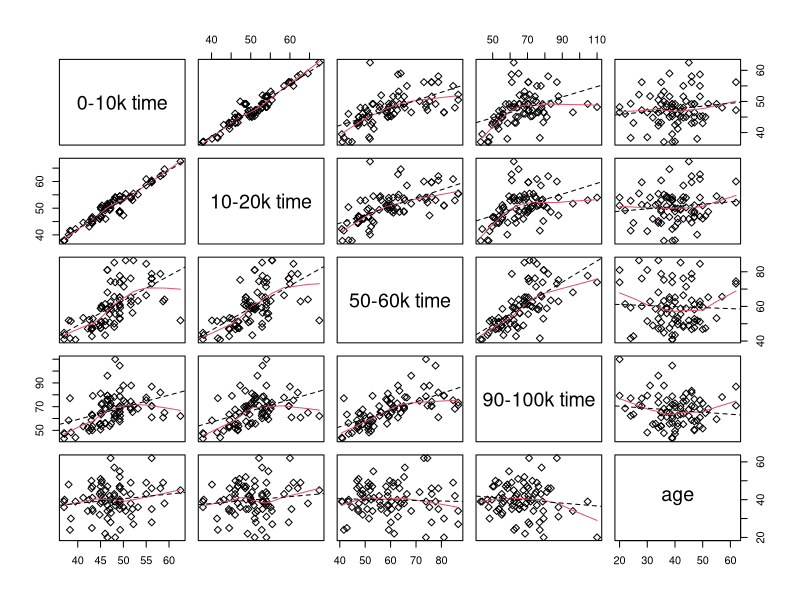
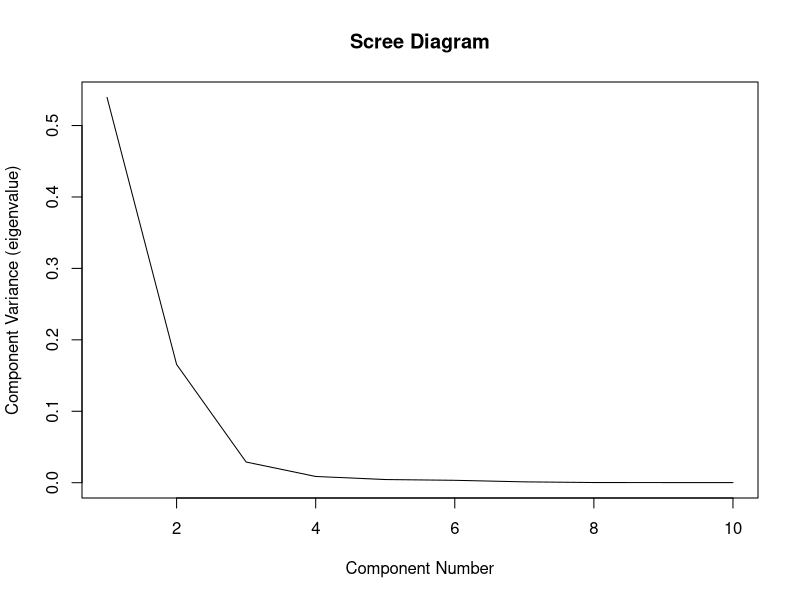
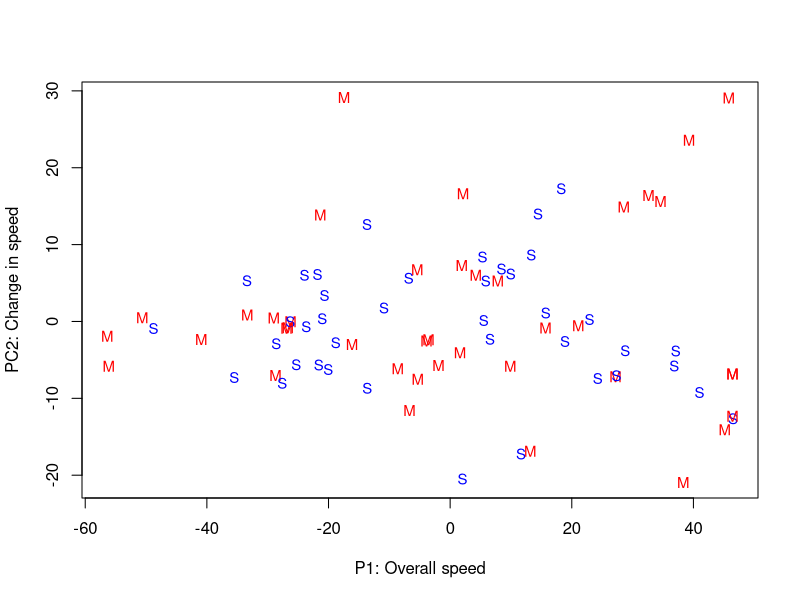
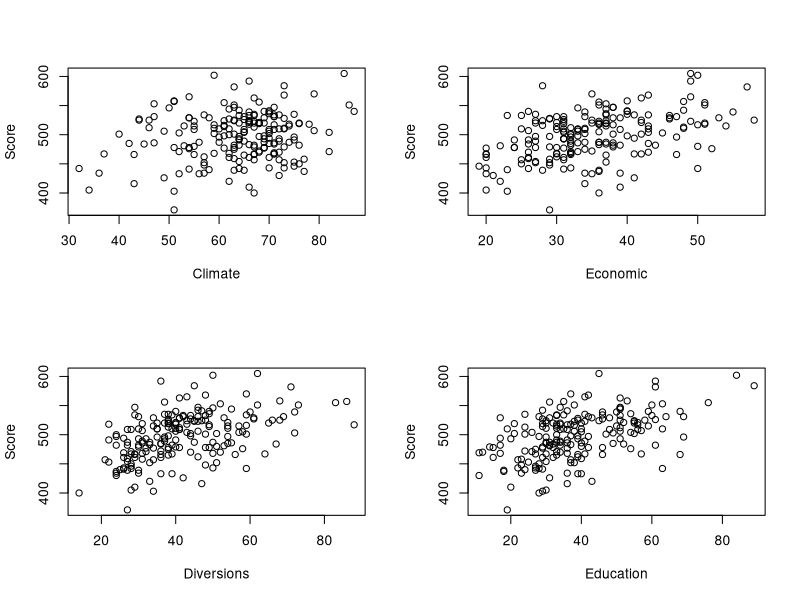
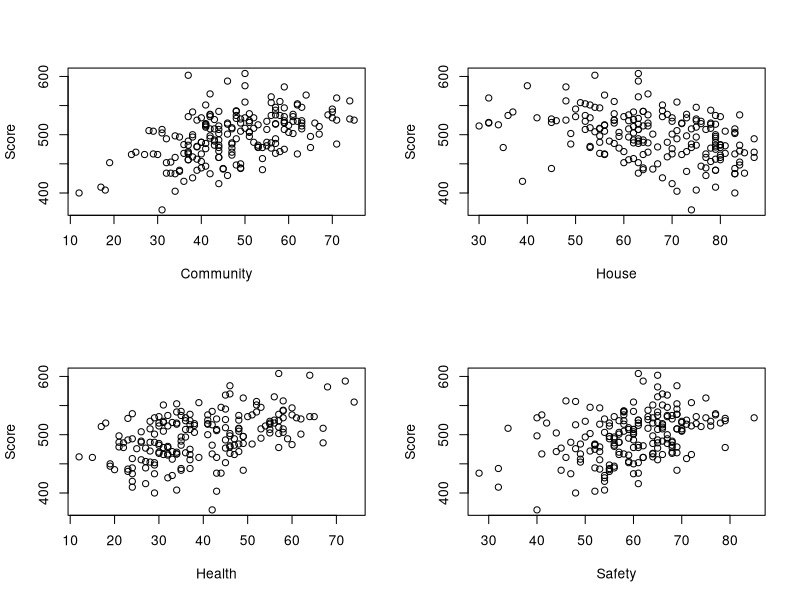
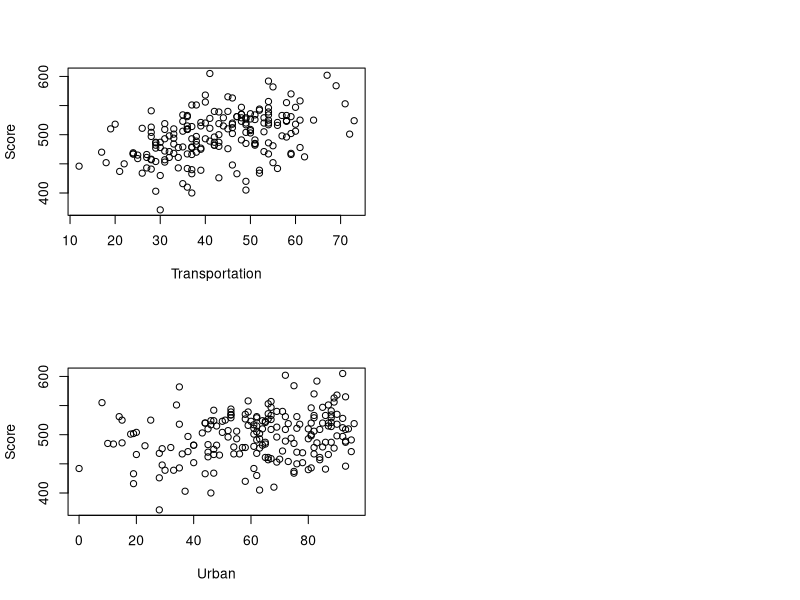
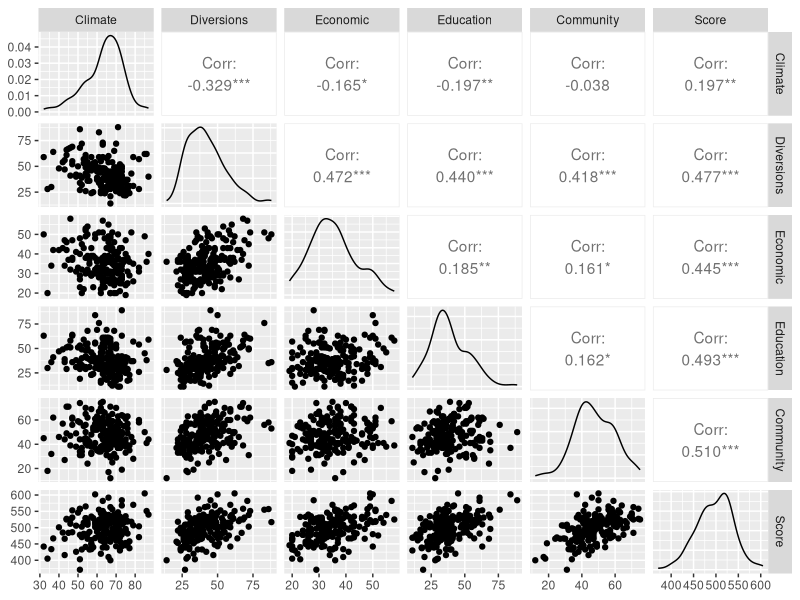
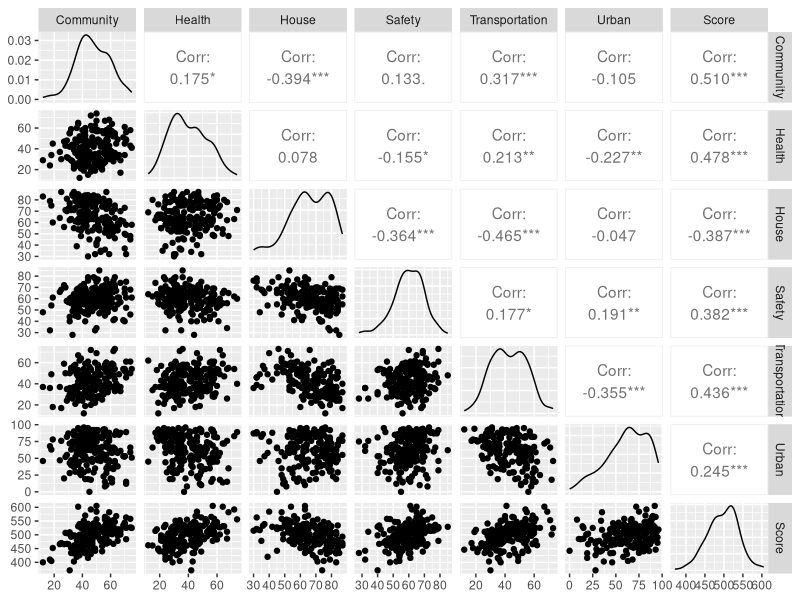

These figures' R source, in order:
## ---- chunk 1
knitr::opts_chunk$set(echo = TRUE)
## ---- chunk 2
library(plyr)
library(tidyverse)

race100<- read.csv("race100k.csv")

towns <- read.csv("towns2.csv")
## ---- chunk 3
p1<-dim(race100)[2]
n<- dim(race100)[1]
p<-p1-1

races<- scale(race100, center = T, scale = T)
choose<-c(1,2,6,10,11)

par(pch=5)
pairs(race100[,choose], labels=c("0-10k time","10-20k time","50-60k time", "90-100k time","age"), 
      panel=function(x,y){panel.smooth(x,y)
        abline(lsfit(x,y), lty=2) })

race.pc <- prcomp(race100[,-p1])
race.pc$sdev

racecor <- var(races)
racecor

races.pcor <- prcomp(racecor[,-p1])
races.pcor$dev
races.pcor$rotation
summary(races.pcor)

plot(races.pcor$sdev^2, xlab="Component Number", ylab="Component Variance (eigenvalue)", main="Scree Diagram", type="l")

race.type <-rep("M",n)   
race.type[race100[ ,p1]>=40] <- "S"   
race.col <- rep("red",n)   
race.col[race100[ ,p1]>=40] <- "blue"

plot(race.pc$x[,1],race.pc$x[,2],          
xlab="P1: Overall speed",          
ylab="PC2: Change in speed",type="n")
text(race.pc$x[,1],race.pc$x[,2],labels=race.type, cex=0.9, col=race.col)


#Data on Ames Livability

towns$ames <- 0 
towns$ames[towns$Score==602]<- 1
## ---- chunk 4
layout(matrix(1:4, nrow=2, ncol=2))
plot(Score ~ Climate, data=towns, pch=1)
plot(Score ~ Diversions, data=towns, pch=1)
plot(Score ~ Economic, data=towns, pch=1)
plot(Score ~ Education, data=towns, pch=1)

plot(Score ~ Community, data=towns, pch=1)
plot(Score ~ Health, data=towns, pch=1)
plot(Score ~ House, data=towns, pch=1)
plot(Score ~ Safety, data=towns, pch=1)


plot(Score ~ Transportation, data=towns, pch=1)
plot(Score ~ Urban, data=towns, pch=1)
layout(matrix(1:1, nrow=1, ncol=1))

cor(towns$Score, towns[ ,4:13])
## ---- chunk 5
library(GGally)

ggpairs(towns[,c(4:8, 14)])

ggpairs(towns[,c(8:14)])

boxplot(towns[,4:13])
## ---- chunk 6
# Part A
p1<-dim(towns)[2]   
n<-dim(towns)[1]  
p<-p1-1

town2<-scale(towns[,3:13], center=T, scale=T)

town.pc <- prcomp(town2)   
town.pc$sdev

plot(town.pc$sdev^2, xlab="Component Number", ylab="Component Variance (eigenvalue)",main="Scree Diagram", type="l")

# Part B
towns.pca <- prcomp(towns[,3:13], scale=T, retx = T)
summary(towns.pca)


## ---- chunk 7
head(rownames(towns)[order(towns$Score, decreasing=T)])

head(rownames(towns)[order(towns.pca$x[,1], decreasing=T)])

qplot(towns$Score, -towns.pca$x[,1], col=towns$ames) + theme_bw() + theme(aspect.ratio=1)

